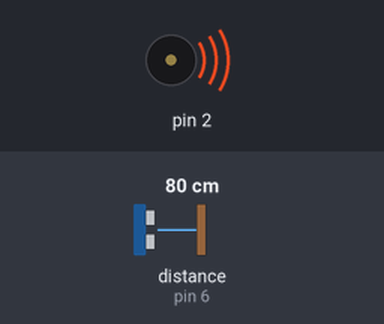
Recording of a sketch running on a simulated Arduino Uno, built with avr-gcc and run on an emulated ATmega328P. Shown: buzzer (waves = sounding). Wiring (inferred from the names in the program): ultrasonic range finder: trigger pin 7; echo pin 6. The test bench sets the inputs (shaded band); at power-on: distance to the obstacle (sensor on pin 6) 80 cm. The echo pulse lasts 58.3 µs per cm.

Above: at 0.2 s.
Timing chart, 0 to 3.0 s (numbered marks = the images above):
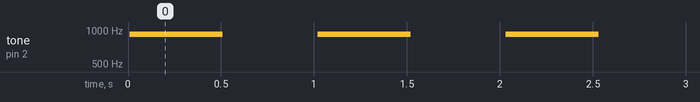

The sketch:

sketch_jun15f.ino
```cpp
#define TRIGGER 7
#define ECHO 6
float dist;
long tiempo;
long pitido;

void setup(){
  Serial.begin (115200);
  pinMode(TRIGGER,OUTPUT);
  pinMode(ECHO,INPUT);
}

void loop(){
  medirDist();
  pitido = map (medirDist(), 0, 1000, 1000,0);
  tone(2, pitido);
  delay(500);
  noTone(2);
  delay(500);

}
float medirDist(){
  digitalWrite(TRIGGER,LOW);
  delayMicroseconds(5);
  digitalWrite(TRIGGER,HIGH);
  delayMicroseconds(10);
  digitalWrite(TRIGGER,LOW);

  tiempo = pulseIn (ECHO,HIGH);
  dist = tiempo/58;
}
```

Measured:
- by itself, tone on pin 2: alternates 920 Hz for 0.50 s and silent for 0.51 s
